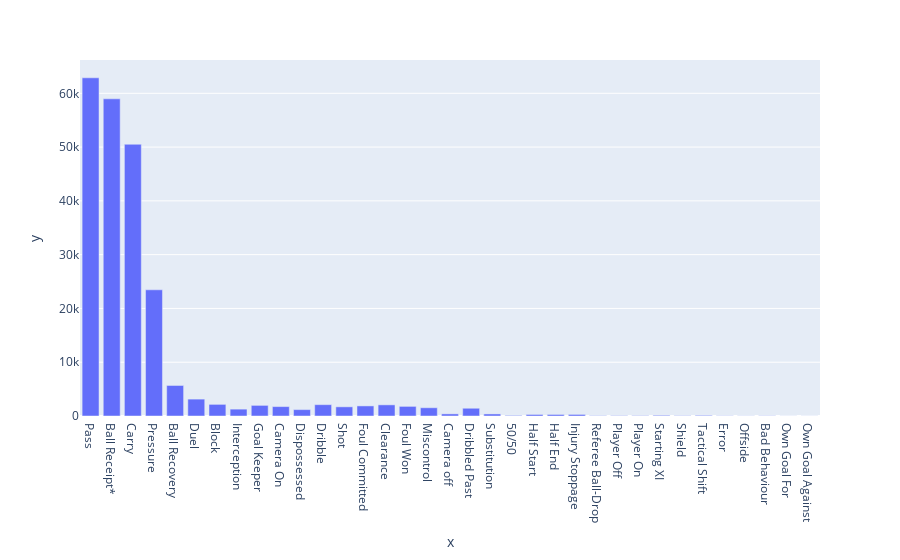

The code cell stored with this chart in its notebook:
### Code cell
# Distribution of events and there frequency
import plotly.express as px
fig = px.bar(x=[a for a in list(type_dict.keys())], y=[a for a in list(type_dict.values())])
fig.show()

### Figure 1 — Plotly figure (JSON) as saved in the notebook; plotly's stock layout.template omitted (floating-point values rounded to 4 significant figures)
{"data": [{"alignmentgroup": "True", "hovertemplate": "x=%{x}<br>y=%{y}<extra></extra>", "legendgroup": "", "marker": {"color": "#636efa", "pattern": {"shape": ""}}, "name": "", "offsetgroup": "", "orientation": "v", "showlegend": false, "textposition": "auto", "type": "bar", "x": ["Pass", "Ball Receipt*", "Carry", "Pressure", "Ball Recovery", "Duel", "Block", "Interception", "Goal Keeper", "Camera On", "Dispossessed", "Dribble", "Shot", "Foul Committed", "Clearance", "Foul Won", "Miscontrol", "Camera off", "Dribbled Past", "Substitution", "50/50", "Half Start", "Half End", "Injury Stoppage", "Referee Ball-Drop", "Player Off", "Player On", "Starting XI", "Shield", "Tactical Shift", "Error", "Offside", "Bad Behaviour", "Own Goal For", "Own Goal Against"], "xaxis": "x", "y": [62881, 58972, 50521, 23462, 5676, 3141, 2162, 1276, 1975, 1749, 1189, 2109, 1706, 1876, 2074, 1789, 1535, 393, 1441, 382, 108, 284, 284, 291, 57, 63, 63, 128, 56, 116, 37, 26, 40, 12, 12], "yaxis": "y"}], "layout": {"barmode": "relative", "legend": {"tracegroupgap": 0}, "margin": {"t": 60}, "xaxis": {"anchor": "y", "domain": [0, 1], "title": {"text": "x"}}, "yaxis": {"anchor": "x", "domain": [0, 1], "title": {"text": "y"}}}}
